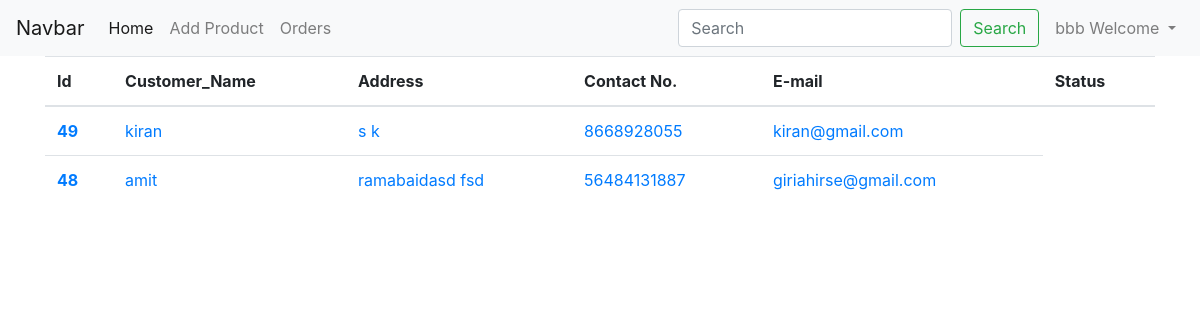
/store/order/ (signed in), run on the app's committed database.
### store/models.py (models this page shows, shortened)
class Order(models.Model):
    person = models.ForeignKey(User, on_delete=models.CASCADE)
    items = models.ManyToManyField(Orderitem, through='Finalorder')
    name = models.CharField(max_length=500, default="")
    email = models.CharField(max_length=500, default="")
    address = models.CharField(max_length=500, default="")
    city = models.CharField(max_length=500, default="")
    state = models.CharField(max_length=500, default="")
    zip_code = models.CharField(max_length=500, default="")
    phone = models.CharField(max_length=500, default="")
    date_created = models.DateTimeField(auto_now_add=now)

### store/views.py (the view)
# urls.py: path('order/', views.orders, name='orders'),
@login_required
def orders(request):
    allown=[]
    asd=Order.objects.filter(items__item__owner=request.user).distinct()
    allown.append(asd)
    params={'allown':allown}
    return render(request, 'store/orders.html',params)  # , {'ac':asda})

### store/templates/store/orders.html (shortened to what this page needs)
{%extends 'store/layout.html'%}
{%block body%}{%load%}
    {%for dc in allown%}
<div class="container">
    <table class="table">
        <thead>
            <tr>
                <th scope="col">Id</th>
                <th scope="col"> Customer_Name</th>
                <th scope="col">Address</th>
                <th scope="col">Contact No.</th>
                <th scope="col">E-mail</th>
                <th scope="col">Status</th>
            </tr>
        </thead>
        <tbody>
    {%for i in dc%}
            <tr>
                <th scope="row"><a href="/store/post_by_tag/{{i.id}}" title="">{{i.id}}</a></th>
                <td><a href="/store/post_by_tag/{{i.id}}" title="">{{i.name}}</a></td>
                <td><a href="/store/post_by_tag/{{i.id}}" title="">{{i.address}}</a></td>
                <td><a href="/store/post_by_tag/{{i.id}}" title="">{{i.phone}}</a></td>
                <td><a href="/store/post_by_tag/{{i.id}}" title="">{{i.email}}</a></td>
            </tr>
    {%endfor%}
        </tbody>
    </table>
</div>
    {%endfor%}
{%endblock%}

### store/templates/store/layout.html (shortened to what this page needs)
<!doctype html>
<html lang="en">
<head>
    <link rel="stylesheet" href="https://stackpath.bootstrapcdn.com/bootstrap/4.5.0/css/bootstrap.min.css">
</head>
<body>
    <nav class="navbar navbar-expand-lg navbar-light bg-light">
        <a class="navbar-brand" href="#">Navbar</a>
        <div class="collapse navbar-collapse" id="navbarSupportedContent">
            <ul class="navbar-nav mr-auto">
                <li class="nav-item active">
                    <a class="nav-link" href="/store/">Home <span class="sr-only">(current)</span></a>
                </li>
                <li class="nav-item">
                    <a class="nav-link" href="/store/addproduct/">Add Product</a>
                </li>
                <li class="nav-item">
                    <a class="nav-link" href="/store/order/" >Orders</a>
                </li>
            </ul>
            <form class="form-inline my-2 my-lg-0">
                <input class="form-control mr-sm-2" type="search" placeholder="Search" aria-label="Search">
                <button class="btn btn-outline-success my-2 mr-2 my-sm-0" type="submit">Search</button>
            </form>
            <ul class="navbar-nav mr-ml-auto">
                {% if user.is_authenticated %}
                <li class="nav-item dropdown">
                    <a class="nav-link dropdown-toggle" href="#"  role="button" data-toggle="dropdown" aria-haspopup="true" aria-expanded="false">
                        {{request.user}} Welcome
                    </a>
                </li>
            </ul>
            {% endif %}
        </div>
    </nav>
    {%block body%}
    {%endblock%}
</body>
</html>

### data on the page
Order: id "49", name "kiran", address "s k", phone "8668928055", email "kiran@gmail.com"
Order: id "48", name "amit", address "ramabaidasd fsd", phone "56484131887", email "giriahirse@gmail.com"

### other printed values
{{ request.user }} "bbb"
